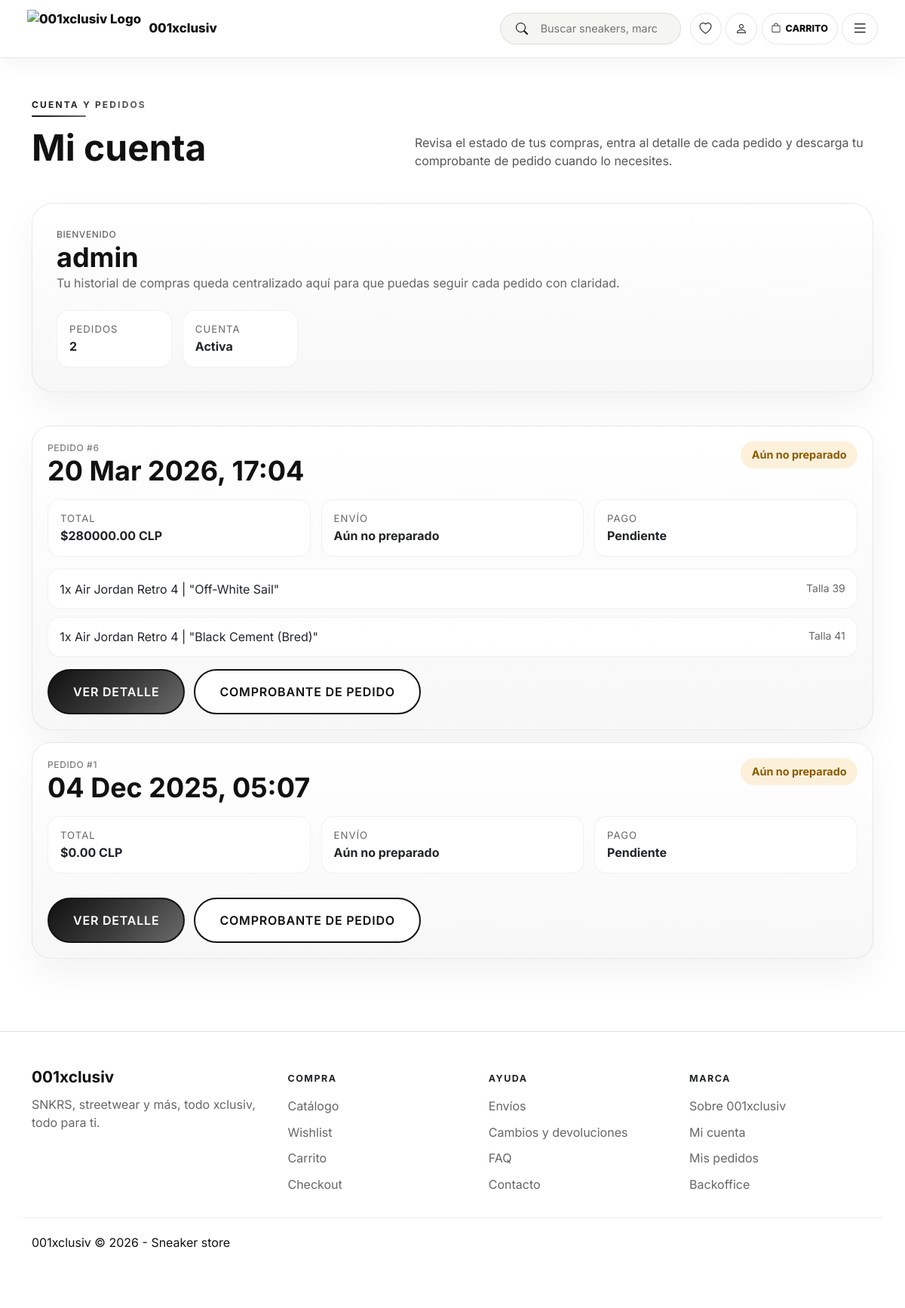
/accounts/profile/ (signed in), run on the app's committed database.
### apps/orders/models.py (models this page shows, shortened)
class Order(models.Model):
    STATUS_CHOICES = (
        ("pending", "Pendiente"),
        ("paid", "Pagado"),
        ("cancelled", "Cancelado"),
    )
    PAYMENT_STATUS_CHOICES = (
        ("pending", "Pendiente"),
        ("paid", "Pagado"),
        ("cancelled", "Cancelado"),
        ("failed", "Fallido"),
    )
    SHIPPING_STATUS_CHOICES = (
        ("not_started", "Aún no preparado"),
        ("preparing", "Preparando pedido"),
        ("packed", "Pedido empaquetado"),
        ("ready_to_ship", "Listo para despacho"),
        ("shipped", "Despachado"),
        ("in_transit", "En tránsito"),
        ("out_for_delivery", "En reparto"),
        ("delivered", "Entregado"),
        ("delayed", "Con demora"),
        ("failed_delivery", "Entrega fallida"),
        ("returned", "Devuelto"),
        ("cancelled", "Envío cancelado"),
    )
    SHIPPING_PROGRESS_STATUSES = {
        "not_started": 0,
        "preparing": 1,
        "packed": 1,
        "ready_to_ship": 2,
        "shipped": 3,
        "in_transit": 3,
        "out_for_delivery": 3,
        "delivered": 4,
    }
    user = models.ForeignKey(
        settings.AUTH_USER_MODEL,
        on_delete=models.SET_NULL,
        related_name="orders",
        null=True,
        blank=True,
    )
    full_name = models.CharField("Nombre completo", max_length=100)
    email = models.EmailField("Email")
    address = models.CharField("Dirección", max_length=250)
    city = models.CharField("Ciudad", max_length=100)
    postal_code = models.CharField("Código Postal", max_length=20)
    subtotal_amount = models.DecimalField("Subtotal", max_digits=12, decimal_places=2, default=0)
    discount_amount = models.DecimalField("Descuento", max_digits=12, decimal_places=2, default=0)
    promo_code = models.CharField("Codigo promocional", max_length=40, blank=True)
    net_amount = models.DecimalField("Neto", max_digits=12, decimal_places=2, default=0)
    tax_amount = models.DecimalField("IVA", max_digits=12, decimal_places=2, default=0)
    tax_rate = models.DecimalField("Tasa IVA", max_digits=5, decimal_places=2, default=19)
    total_amount = models.DecimalField("Total", max_digits=12, decimal_places=2, default=0)
    created_at = models.DateTimeField(auto_now_add=True)
    updated_at = models.DateTimeField(auto_now=True)
    status = models.CharField(max_length=20, choices=STATUS_CHOICES, default="pending")
    payment_id = models.CharField("Payment ID", max_length=120, blank=True)
    payment_token = models.CharField("Payment Token", max_length=255, blank=True, db_index=True)
    payment_status = models.CharField(
        "Estado de pago",
        max_length=20,
        choices=PAYMENT_STATUS_CHOICES,
        default="pending",
    )
    is_paid = models.BooleanField(default=False)
    shipping_status = models.CharField(
        "Estado de envío",
        max_length=20,
        choices=SHIPPING_STATUS_CHOICES,
        default="not_started",
    )
    carrier_name = models.CharField("Transportista", max_length=100, blank=True)
    tracking_number = models.CharField("Número de seguimiento", max_length=100, blank=True)
    estimated_delivery_date = models.DateField("Fecha estimada de entrega", null=True, blank=True)
    shipped_at = models.DateTimeField("Fecha de despacho", null=True, blank=True)
    delivered_at = models.DateTimeField("Fecha de entrega", null=True, blank=True)
    order_created_email_sent = models.BooleanField(default=False)
    payment_confirmed_email_sent = models.BooleanField(default=False)
    order_cancelled_email_sent = models.BooleanField(default=False)
    admin_new_order_email_sent = models.BooleanField(default=False)
    stock_committed = models.BooleanField(default=False)
    promotion_committed = models.BooleanField(default=False)
    class Meta:
        ordering = ("-created_at",)
        verbose_name = "Orden"
        verbose_name_plural = "Ordenes"
    @property
    def shipping_status_tone(self):
        if self.shipping_status == "delivered":
            return "success"
        if self.shipping_status in {"delayed", "failed_delivery", "returned", "cancelled"}:
            return "alert"
        if self.shipping_status in {"shipped", "in_transit", "out_for_delivery"}:
            return "moving"
        return "pending"

class OrderItem(models.Model):
    order = models.ForeignKey(Order, related_name="items", on_delete=models.CASCADE)
    product = models.ForeignKey(Product, related_name="order_items", on_delete=models.CASCADE)
    variant = models.ForeignKey(
        ProductVariant,
        related_name="order_items",
        on_delete=models.SET_NULL,
        null=True,
        blank=True,
    )
    price = models.DecimalField(max_digits=10, decimal_places=2)
    quantity = models.PositiveIntegerField(default=1)

### apps/catalog/models.py (models this page shows, shortened)
class TimeStampedModel(models.Model):
    created_at = models.DateTimeField(auto_now_add=True)
    updated_at = models.DateTimeField(auto_now=True)
    class Meta:
        abstract = True

class Product(TimeStampedModel):
    name = models.CharField("Nombre", max_length=150)
    slug = models.SlugField(max_length=180, unique=True)
    sku = models.CharField("SKU", max_length=30, unique=True)
    short_description = models.CharField("Descripción corta", max_length=255, blank=True)
    description = models.TextField("Descripción larga", blank=True)
    image_url = models.URLField("Imagen principal", blank=True)
    brand = models.ForeignKey(
        Brand,
        on_delete=models.PROTECT,
        related_name="products",
        null=True,
        blank=True,
    )
    categories = models.ManyToManyField(Category, related_name="products", blank=True)
    price = models.DecimalField("Precio base", max_digits=10, decimal_places=0)
    discount_price = models.DecimalField(
        "Precio oferta",
        max_digits=10,
        decimal_places=0,
        null=True,
        blank=True,
    )
    is_active = models.BooleanField("Publicado", default=True)
    is_featured = models.BooleanField("Destacado", default=False)
    show_in_new_arrivals = models.BooleanField("Mostrar en Recien llegados", default=False)
    new_arrival_order = models.PositiveIntegerField("Orden en Recien llegados", default=0)
    class Meta:
        verbose_name = "Producto"
        verbose_name_plural = "Productos"
        ordering = ["name"]

class ProductVariant(TimeStampedModel):
    product = models.ForeignKey(Product, on_delete=models.CASCADE, related_name="variants")
    size = models.CharField("Talla", max_length=20)
    stock = models.PositiveIntegerField("Stock", default=0)
    is_active = models.BooleanField("Disponible", default=True)
    class Meta:
        verbose_name = "Variante (talla)"
        verbose_name_plural = "Variantes (tallas)"
        unique_together = ("product", "size")
        ordering = ["product", "size"]
    @property
    def size_display(self):
        if not self.size:
            return ""
        option = SizeOption.objects.filter(code=self.size).only("name").first()
        return option.name if option else self.size

class SizeOption(TimeStampedModel):
    TYPE_CLOTHING = "clothing"
    TYPE_SHOES = "shoes"
    TYPE_ACCESSORY = "accessory"
    TYPE_OTHER = "other"
    SIZE_TYPE_CHOICES = [
        (TYPE_CLOTHING, "Ropa"),
        (TYPE_SHOES, "Calzado"),
        (TYPE_ACCESSORY, "Accesorio"),
        (TYPE_OTHER, "Otro"),
    ]
    name = models.CharField("Nombre visible", max_length=40)
    code = models.CharField("Codigo", max_length=20, unique=True)
    size_type = models.CharField("Tipo", max_length=20, choices=SIZE_TYPE_CHOICES, default=TYPE_OTHER)
    ordering = models.PositiveIntegerField("Orden", default=0)
    is_active = models.BooleanField("Activa", default=True)
    class Meta:
        verbose_name = "Talla"
        verbose_name_plural = "Tallas"
        ordering = ["size_type", "ordering", "name"]

### apps/accounts/views.py (the view)
# urls.py: path('profile/', views.ProfileView.as_view(), name='profile'),
class ProfileView(LoginRequiredMixin, View):
    def get(self, request):
        orders = request.user.orders.prefetch_related('items__product', 'items__variant')
        return render(request, 'accounts/profile.html', {'orders': orders})

### apps/cart/cart.py (called while the page is built)
    def __len__(self):
        return sum(item['quantity'] for item in self.cart.values())

    def get_total_price(self):
        total = self.get_subtotal_price() - self.get_discount_amount()
        return max(total, Decimal("0"))

    def get_subtotal_price(self):
        return sum(Decimal(item['price']) * item['quantity'] for item in self.cart.values())

    def get_promo_code(self):
        return self.session.get(self.promo_session_key, "")

    def get_promotion(self):
        code = self.get_promo_code()
        if not code:
            return None
        try:
            return PromotionCode.objects.get(code=code)
        except PromotionCode.DoesNotExist:
            self.remove_promo_code()
            return None

    def get_discount_amount(self):
        promotion = self.get_promotion()
        if promotion is None:
            return Decimal("0")
        subtotal = self.get_subtotal_price()
        if not promotion.can_apply_to_amount(subtotal):
            return Decimal("0")
        return promotion.calculate_discount(subtotal)

### apps/cart/context_processors.py (called while the page is built)
def cart(request):
    return {'cart': Cart(request)}

### templates/accounts/profile.html (shortened to what this page needs)
{% extends "base.html" %}
{% load static %}
{% block content %}
<section class="account-page">
    <div class="section-heading">
        <div>
            <span class="section-kicker">Cuenta y pedidos</span>
            <h1>Mi cuenta</h1>
        </div>
        <p class="section-heading__text">Revisa el estado de tus compras, entra al detalle de cada pedido y descarga tu
            comprobante de pedido cuando lo necesites.</p>
    </div>
    <div class="account-hero-card">
        <div>
            <p class="product-brand">Bienvenido</p>
            <h2>{{ user.username }}</h2>
            <p>Tu historial de compras queda centralizado aquí para que puedas seguir cada pedido con claridad.</p>
        </div>
        <div class="account-hero-card__stats">
            <div>
                <span>Pedidos</span>
                <strong>{{ orders|length }}</strong>
            </div>
            <div>
                <span>Cuenta</span>
                <strong>{% if user.email %}Activa{% else %}Basica{% endif %}</strong>
            </div>
        </div>
    </div>
    {% if orders %}
    <div class="account-orders">
        {% for order in orders %}
        <article class="account-order-card">
            <div class="account-order-card__top">
                <div>
                    <p class="product-brand">Pedido #{{ order.id }}</p>
                    <h2>{{ order.created_at|date:"d M Y, H:i" }}</h2>
                </div>
                <span class="account-order-status account-order-status--{{ order.shipping_status_tone }}">
                    {{ order.get_shipping_status_display }}
                </span>
            </div>
            <div class="account-order-card__meta">
                <div>
                    <span>Total</span>
                    <strong>${{ order.total_amount }} CLP</strong>
                </div>
                <div>
                    <span>Envío</span>
                    <strong>{{ order.get_shipping_status_display }}</strong>
                </div>
                <div>
                    <span>Pago</span>
                    <strong>{{ order.get_payment_status_display }}</strong>
                </div>
            </div>
            <div class="account-order-card__items">
                {% for item in order.items.all|slice:":3" %}
                <div class="account-order-card__item">
                    <span>{{ item.quantity }}x {{ item.product.name }}</span>
                    {% if item.variant %}
                    <small>Talla {{ item.variant.size_display }}</small>
                    {% endif %}
                </div>
                {% endfor %}
            </div>
            <div class="account-order-card__actions">
                <a href="{% url 'accounts:order_detail' order.id %}" class="btn-accent">Ver detalle</a>
                <a href="{% url 'accounts:order_receipt' order.id %}" class="btn-secondary">Comprobante de pedido</a>
            </div>
        </article>
        {% endfor %}
    </div>
    {% endif %}
</section>
{% endblock %}

### static/css/design-system.css (style rules this page uses)
:root { --white: #FFFFFF; --black: #111111; --gray-50: #F5F5F5; --gray-100: #E5E5E5; --gray-200: #CCCCCC; --gray-400: #9E9E9E; --gray-600: #7E7E7E; --gray-800: #3D3D3D; --accent-primary: #2F2F2F; --accent-secondary: #6B6B6B; --accent-hover: #111111; --accent-soft: rgba(17, 17, 17, 0.06); --accent-gradient: linear-gradient(135deg, #111111 0%, #3A3A3A 52%, #6B6B6B 100%); --accent-gradient-soft: linear-gradient(135deg, rgba(17, 17, 17, 0.06), rgba(107, 107, 107, 0.14)); --font-primary: 'Inter', -apple-system, BlinkMacSystemFont, 'Segoe UI', sans-serif; --font-size-xs: 0.75rem; --font-size-sm: 0.875rem; --font-size-base: 1rem; --font-size-lg: 1.125rem; --font-size-xl: 1.25rem; --font-size-2xl: 1.5rem; --font-size-3xl: 1.875rem; --font-size-4xl: 2.25rem; --font-size-5xl: 3rem; --font-weight-light: 300; --font-weight-normal: 400; --font-weight-medium: 500; --font-weight-semibold: 600; --font-weight-bold: 700; --line-height-tight: 1.2; --line-height-normal: 1.5; --line-height-relaxed: 1.75; --space-1: 0.25rem; --space-2: 0.5rem; --space-3: 0.75rem; --space-4: 1rem; --space-5: 1.25rem; --space-6: 1.5rem; --space-8: 2rem; --space-10: 2.5rem; --space-12: 3rem; --space-16: 4rem; --space-20: 5rem; --radius-sm: 4px; --radius-md: 8px; --radius-lg: 12px; --radius-xl: 16px; --radius-full: 9999px; --shadow-sm: 0 1px 2px 0 rgba(0, 0, 0, 0.05); --shadow-md: 0 4px 6px -1px rgba(0, 0, 0, 0.1); --shadow-lg: 0 10px 15px -3px rgba(0, 0, 0, 0.1); --shadow-xl: 0 20px 25px -5px rgba(0, 0, 0, 0.1); --transition-fast: 150ms ease-in-out; --transition-base: 300ms ease-in-out; --transition-slow: 500ms ease-in-out; --container-max-width: 1280px; --grid-gap: var(--space-6); --x-bg: #f7f7f4; --x-surface: #ffffff; --x-surface-muted: #f1f0ec; --x-text: #111111; --x-muted: #626262; --x-line: rgba(17, 17, 17, 0.1); --x-line-strong: rgba(17, 17, 17, 0.18); --x-shadow-premium: 0 18px 45px rgba(17, 17, 17, 0.08); --x-shadow-soft: 0 10px 24px rgba(17, 17, 17, 0.06); --x-radius: 8px; --x-radius-lg: 14px; --x-section: clamp(3rem, 7vw, 6rem); }
h1, h2, h3, h4, h5, h6 { font-family: var(--font-primary); font-weight: var(--font-weight-bold); line-height: var(--line-height-tight); letter-spacing: 0; margin: 0; color: var(--black); }
h1 { font-size: var(--font-size-5xl); }
h2 { font-size: var(--font-size-4xl); }
p { font-size: var(--font-size-base); line-height: var(--line-height-normal); margin: 0; color: var(--black); }
.btn-secondary { background: var(--white); color: var(--black); border: 2px solid var(--black); padding: var(--space-4) var(--space-8); border-radius: var(--radius-full); font-weight: var(--font-weight-semibold); font-size: var(--font-size-base); text-transform: uppercase; letter-spacing: 0.05em; cursor: pointer; transition: all var(--transition-base); text-decoration: none; display: inline-flex; align-items: center; justify-content: center; gap: var(--space-2); font-family: var(--font-primary); }
.btn-accent { background: var(--accent-gradient); color: var(--white); border: 2px solid var(--black); padding: var(--space-4) var(--space-8); border-radius: var(--radius-full); font-weight: var(--font-weight-semibold); font-size: var(--font-size-base); text-transform: uppercase; letter-spacing: 0.05em; cursor: pointer; transition: all var(--transition-base); text-decoration: none; display: inline-flex; align-items: center; justify-content: center; gap: var(--space-2); font-family: var(--font-primary); }
.bg-white { background-color: var(--white); }

### static/css/product-card.css (style rules this page uses)
.product-brand { font-size: var(--font-size-xs); text-transform: uppercase; color: var(--gray-600); letter-spacing: 0.05em; font-weight: var(--font-weight-medium); }

### data on the page
Order: id "6", created_at "20 Mar 2026, 17:04", shipping_status "Aún no preparado", total_amount "280000.00", payment_status "Pendiente"
OrderItem: quantity "1", product.name "Air Jordan Retro 4 | \"Off-White Sail\"", variant.size_display "39"
OrderItem: quantity "1", product.name "Air Jordan Retro 4 | \"Black Cement (Bred)\"", variant.size_display "41"
Order: id "1", created_at "04 Dec 2025, 05:07", shipping_status "Aún no preparado", total_amount "0.00", payment_status "Pendiente"

### other printed values
{{ user.username }} "admin"
{{ orders|length }} "2"
